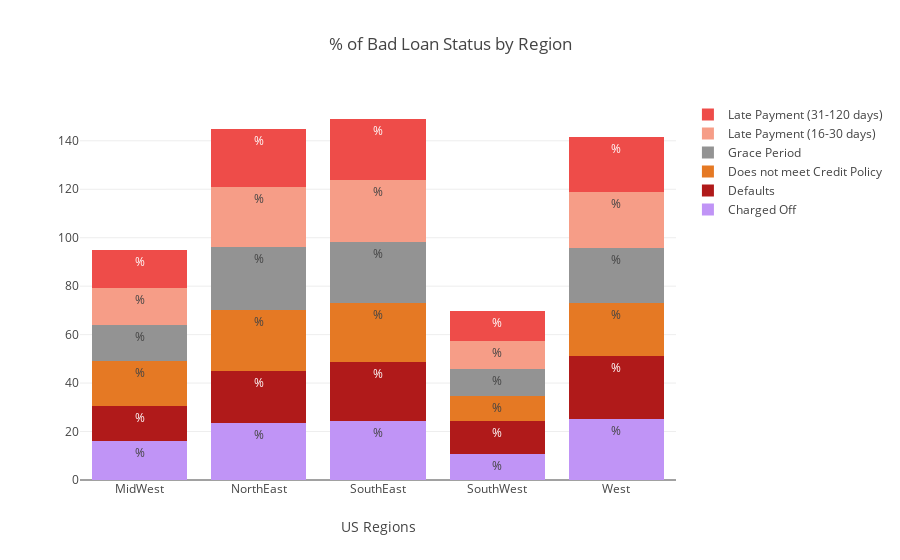

Here is the notebook cell this chart was saved with:
### Code cell
charged_off = loan_status_cross['Charged Off'].values.tolist()
default = loan_status_cross['Default'].values.tolist()
not_meet_credit = loan_status_cross['Does not meet the credit policy. Status:Charged Off'].values.tolist()
grace_period = loan_status_cross['In Grace Period'].values.tolist()
payment_short = loan_status_cross['Late (16-30 days)'] .values.tolist()
payment_long = loan_status_cross['Late (31-120 days)'].values.tolist()



charged = go.Bar(
    x=['MidWest', 'NorthEast', 'SouthEast', 'SouthWest', 'West'],
    y= charged_off,
    name='Charged Off',
    marker=dict(
        color='rgb(192, 148, 246)'
    ),
    text = '%'
)

defaults = go.Bar(
    x=['MidWest', 'NorthEast', 'SouthEast', 'SouthWest', 'West'],
    y=default,
    name='Defaults',
    marker=dict(
        color='rgb(176, 26, 26)'
    ),
    text = '%'
)

policy_status = go.Bar(
    x=['MidWest', 'NorthEast', 'SouthEast', 'SouthWest', 'West'],
    y= not_meet_credit,
    name='Does not meet Credit Policy',
    marker = dict(
        color='rgb(229, 121, 36)'
    ),
    text = '%'
)

grace = go.Bar(
    x=['MidWest', 'NorthEast', 'SouthEast', 'SouthWest', 'West'],
    y= grace_period,
    name='Grace Period',
    marker = dict(
        color='rgb(147, 147, 147)'
    ),
    text = '%'
)

short_late_pays = go.Bar(
    x=['MidWest', 'NorthEast', 'SouthEast', 'SouthWest', 'West'],
    y= payment_short,
    name='Late Payment (16-30 days)', 
    marker = dict(
        color='rgb(246, 157, 135)'
    ),
    text = '%'
)

long_late_pay = go.Bar(
    x=['MidWest', 'NorthEast', 'SouthEast', 'SouthWest', 'West'],
    y= payment_long,
    name='Late Payment (31-120 days)',
    marker = dict(
        color = 'rgb(238, 76, 73)'
        ),
    text = '%'
)

data = [charged, defaults, policy_status, grace, short_late_pays, long_late_pay]
layout = go.Layout(
    barmode='stack',
    title = '% of Bad Loan Status by Region',
    xaxis=dict(title='US Regions')
)

fig = go.Figure(data=data, layout=layout)
iplot(fig, filename='stacked-bar')

### Figure 1 — Plotly figure (JSON) as saved in the notebook; plotly's stock layout.template omitted (floating-point values rounded to 4 significant figures)
{"data": [{"marker": {"color": "rgb(192, 148, 246)"}, "name": "Charged Off", "text": "%", "type": "bar", "uid": "32b1ec20-8060-432e-b161-70e68f069f2e", "x": ["MidWest", "NorthEast", "SouthEast", "SouthWest", "West"], "y": [16.27, 23.58, 24.52, 10.55, 25.08]}, {"marker": {"color": "rgb(176, 26, 26)"}, "name": "Defaults", "text": "%", "type": "bar", "uid": "3d40b1a3-9978-471c-b212-04a5a64b9a9e", "x": ["MidWest", "NorthEast", "SouthEast", "SouthWest", "West"], "y": [14.36, 21.58, 24.36, 13.62, 26.09]}, {"marker": {"color": "rgb(229, 121, 36)"}, "name": "Does not meet Credit Policy", "text": "%", "type": "bar", "uid": "2fb91c2f-408c-4f9d-a4df-ad1b0b38e41e", "x": ["MidWest", "NorthEast", "SouthEast", "SouthWest", "West"], "y": [18.66, 24.97, 24.18, 10.38, 21.81]}, {"marker": {"color": "rgb(147, 147, 147)"}, "name": "Grace Period", "text": "%", "type": "bar", "uid": "b6e6a1c7-74d7-4ba9-a5bf-cb1e9ea47dcf", "x": ["MidWest", "NorthEast", "SouthEast", "SouthWest", "West"], "y": [14.81, 25.99, 25.25, 11.32, 22.63]}, {"marker": {"color": "rgb(246, 157, 135)"}, "name": "Late Payment (16-30 days)", "text": "%", "type": "bar", "uid": "640bd7ce-b28d-4045-a417-173e78cee5ab", "x": ["MidWest", "NorthEast", "SouthEast", "SouthWest", "West"], "y": [15.02, 24.82, 25.46, 11.58, 23.12]}, {"marker": {"color": "rgb(238, 76, 73)"}, "name": "Late Payment (31-120 days)", "text": "%", "type": "bar", "uid": "8b59451b-f6ca-4d18-a342-ea4faa3dc9f0", "x": ["MidWest", "NorthEast", "SouthEast", "SouthWest", "West"], "y": [15.7, 24.15, 25.24, 12.14, 22.78]}], "layout": {"barmode": "stack", "title": {"text": "% of Bad Loan Status by Region"}, "xaxis": {"title": {"text": "US Regions"}}}}
